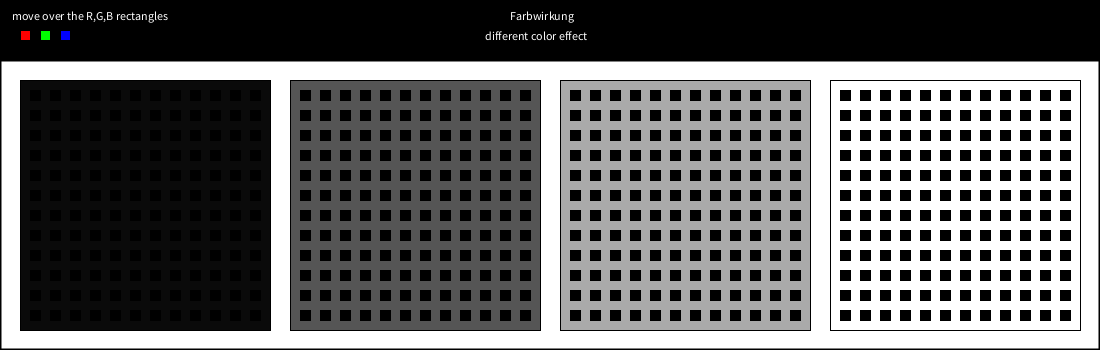
Frame 1 (no input)
Frame 60 (the mouse pressed at the canvas centre just before this capture): identical to frame 1, image omitted
Frame 120 (the mouse held since frame 60 and released just before this capture): identical to frame 1, image omitted

The Processing sketch that drew this single still picture (run headless with seeded random() and noise(); from frame 60 on, the mouse is pressed at the canvas centre):

// Processing sketch: processing_94682
// ── processing_94682.pde

/*int windowW = 1100;
int windowH = 350;*/
int rectW  = 250;
int rectH  = 250;
int rectSmallW = 10;
int rectSmallH = 10;

int g,b;
int r = 0;
void setup(){
  size(1100,350);
  background (0);
  strokeWeight (2);
  rect(0,60,1099,289);
  strokeWeight (1);
  fill(255);
  text("Farbwirkung", 510,20);
  text("different color effect",485,40);
  text("move over the R,G,B rectangles"
  ,12,20);
  noFill();
  fill(255,0,0);
  rect(20,30,rectSmallW,rectSmallH);
  fill(0,255,0);
  rect(40,30,rectSmallW,rectSmallH);
  fill(0,0,255);
  rect(60,30,rectSmallW,rectSmallH);
  noFill();
  
  //noLoop();
  
  
  
  
}
void draw(){
  
  
  if(mouseX <= 30 && mouseX >=20 && mouseY <= 40 
      && mouseY >=30){
          r =  255;}
          else{
            r=0;}
//------------------------------
   if(mouseX <= 50 && mouseX >=40 && mouseY <= 40 
      && mouseY >=30){
          g =  255;}
          else{
            g=0;}
//------------------------------
    if(mouseX <= 70 && mouseX >=60 && mouseY <= 40 
      && mouseY >=30){
          b =  255;}
          else{
            b=0;}
//------------------------------

        
        
          
              
          
 // Hintergrundboxen 
  fill(10);
  rect (20,80,rectW,rectH);
  fill(85);
  rect (290,80,rectW,rectH);
  fill(170);
  rect (560,80,rectW,rectH);
  fill(255);
  rect (830,80,rectW,rectH);
  
  //-------------------------------------
  for (int i = 30; i<270;i += 20) {
    for (int j = 90;j < 320;j = j + 20){
      fill(r,g,b);
    rect(i,j,rectSmallW,rectSmallH);
    }
  }
  //-------------------------------------
  for (int a = 300; a<530;a += 20) {
    for (int bb = 90;bb < 320;bb = bb + 20){
      fill(r,g,b);
    rect(a,bb,rectSmallW,rectSmallH);
    }
  }
    //-------------------------------------
  for (int c = 570; c<800;c += 20) {
    for (int d = 90;d < 320;d = d + 20){
      fill(r,g,b);
    rect(c,d,rectSmallW,rectSmallH);
    }
  }
    //-------------------------------------
  for (int e = 840; e<1070;e += 20) {
    for (int f = 90;f < 320;f = f + 20){
      fill(r,g,b);
    rect(e,f,rectSmallW,rectSmallH);
    }
  }
    
/* println( "mouse X-Achse" + mouseX +
 "mouse Y-Achse" + mouseY); */
}
